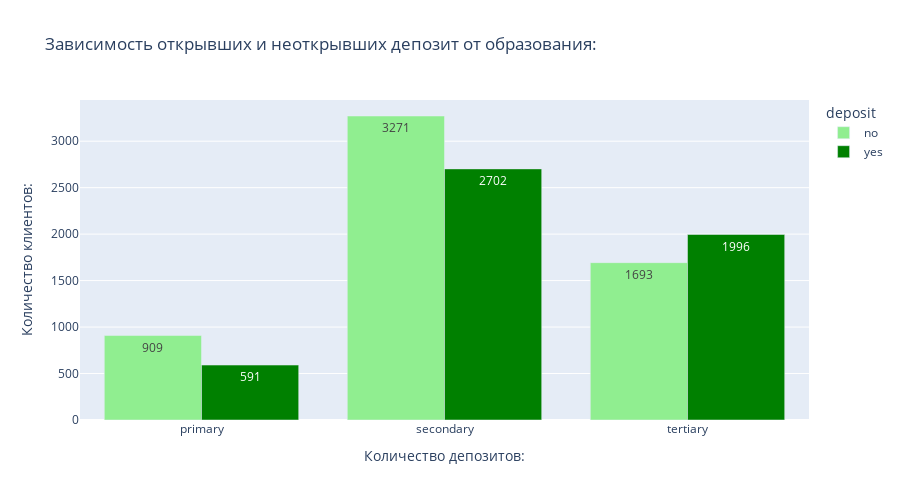

Write notebook code for a chart like this one.
### Code cell
# Создаем сводную таблицу:

df_education = data.pivot_table(index = 'education',
    columns = 'deposit',
    values = 'job',
    aggfunc = 'count'
    )

# Построим многоуровневую столбчатую диаграмму:
fig = px.bar(df_education,
    barmode = 'group',
    # Заголовок графика:
    title = '''Зависимость открывших и неоткрывших депозит от образования:''',
    # Цвет графика:
    color_discrete_sequence = ['lightgreen', 'green'],
    # Высота графика:
    height = 500,
    # Выведем количество наблюдений в каждом столбце:
    text_auto = True
    )
# Присваиваем заголовки осей координат:
fig.update_xaxes(title_text = 'Количество депозитов:')
fig.update_yaxes(title_text = 'Количество клиентов:')
# Выводим результат на экран:
fig.show()

### Figure 1 — Plotly figure (JSON) as saved in the notebook; plotly's stock layout.template omitted (floating-point values rounded to 4 significant figures)
{"data": [{"alignmentgroup": "True", "hovertemplate": "deposit=no<br>education=%{x}<br>value=%{y}<extra></extra>", "legendgroup": "no", "marker": {"color": "lightgreen", "pattern": {"shape": ""}}, "name": "no", "offsetgroup": "no", "orientation": "v", "showlegend": true, "textposition": "auto", "texttemplate": "%{y}", "type": "bar", "x": ["primary", "secondary", "tertiary"], "xaxis": "x", "y": [909, 3271, 1693], "yaxis": "y"}, {"alignmentgroup": "True", "hovertemplate": "deposit=yes<br>education=%{x}<br>value=%{y}<extra></extra>", "legendgroup": "yes", "marker": {"color": "green", "pattern": {"shape": ""}}, "name": "yes", "offsetgroup": "yes", "orientation": "v", "showlegend": true, "textposition": "auto", "texttemplate": "%{y}", "type": "bar", "x": ["primary", "secondary", "tertiary"], "xaxis": "x", "y": [591, 2702, 1996], "yaxis": "y"}], "layout": {"barmode": "group", "height": 500, "legend": {"title": {"text": "deposit"}, "tracegroupgap": 0}, "title": {"text": "Зависимость открывших и неоткрывших депозит от образования:"}, "xaxis": {"anchor": "y", "domain": [0, 1], "title": {"text": "Количество депозитов:"}}, "yaxis": {"anchor": "x", "domain": [0, 1], "title": {"text": "Количество клиентов:"}}}}
